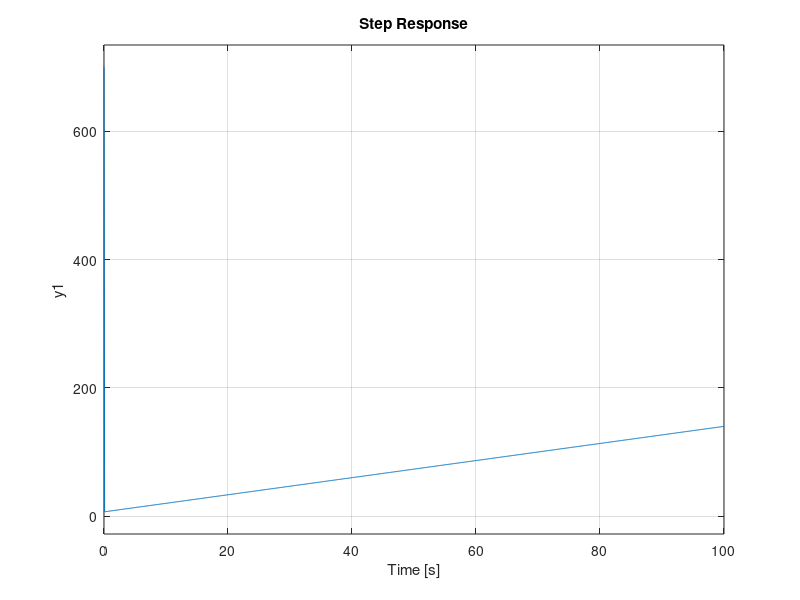

Write MATLAB code to recreate this figure.
function G_C = second_step
% Controller Transfer Function second_step.m
% Tested with MATLAB + CST and
% with GNU Octave + Control- + Symbolic-Package
% Manfred Lohoefener, March 2017, Leipzig

  clear
  close all

% Controller Parameters
  K_P = 6.93; % Proportional Gain
  T_I = 5.20; % [s] Integral Time Constant
  T_D = 0.23; % [s] Differential Time Constant

% Formal Stuff
  s   = tf ('s');         % Laplace-Op
  T_E = 100;              % [s] Simulation End Time 
  x_T = 0: T_E/1000: T_E; % [s] Time Axis

% Standard-Form PID Controller with First-Order Derivative Filter
  G_C = pidstd (K_P, T_I, T_D, 100);
  step (G_C, x_T)
  print (gcf, [mfilename '.emf'], '-dmeta')
  G_C = pidstd (K_P, T_I, T_D); % for next steps without filter
end

% Output MATLAB

% G_C =
%             1      1              s      
%  Kp * (1 + ---- * --- + Td * ------------)
%             Ti     s          (Td/N)*s+1 
%  with Kp = 6.93, Ti = 5.2, Td = 0.23, N = 100
% Continuous-time PIDF controller in standard form

% Octave Output

% Transfer function 'G_C' from input 'u1' to output ...
%       837.1 s^2 + 3605 s + 693
%  y1:  ------------------------
%          1.196 s^2 + 520 s
% Continuous-time model.
